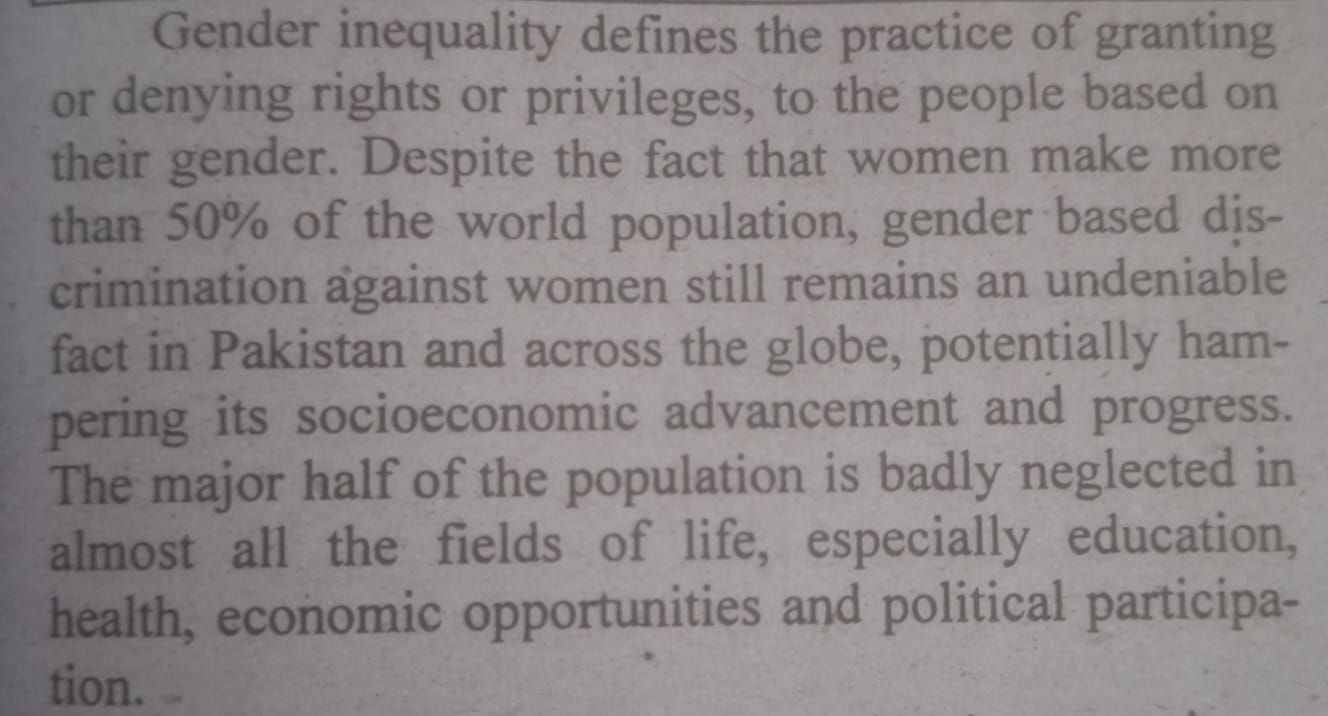
#> input picture documents/printed.jpg, 1328 x 716 px
$ python -i ocr.py   (imports and definitions only)
#> lines starting #> are read from the running program, lines starting #| are printed output that depends on the picture; after the words box and inside, x2 and y2 are one past the last pixel; in counts of white or black regions, pixels touching at a corner belong together
import pytesseract
import cv2


def extract_text(image_path):

#> called with image_path = 'documents/printed.jpg'
    img = cv2.imread(image_path)
#> img is the input picture: shape (716, 1328, 3); mean B, G, R 135.3, 135.3, 140.5

    if img is None:
        raise ValueError(f"Could not read image: {image_path}")

    # Upscale
    img = cv2.resize(
        img,
        None,
        fx=2,
        fy=2,
        interpolation=cv2.INTER_CUBIC
    )
#> img: shape (1432, 2656, 3)

    gray = cv2.cvtColor(
        img,
        cv2.COLOR_BGR2GRAY
    )

    # Mild denoising
    gray = cv2.GaussianBlur(
        gray,
        (3, 3),
        0
    )

    # Adaptive threshold
    processed = cv2.adaptiveThreshold(
        gray,
        255,
        cv2.ADAPTIVE_THRESH_GAUSSIAN_C,
        cv2.THRESH_BINARY,
        31,
        11
    )
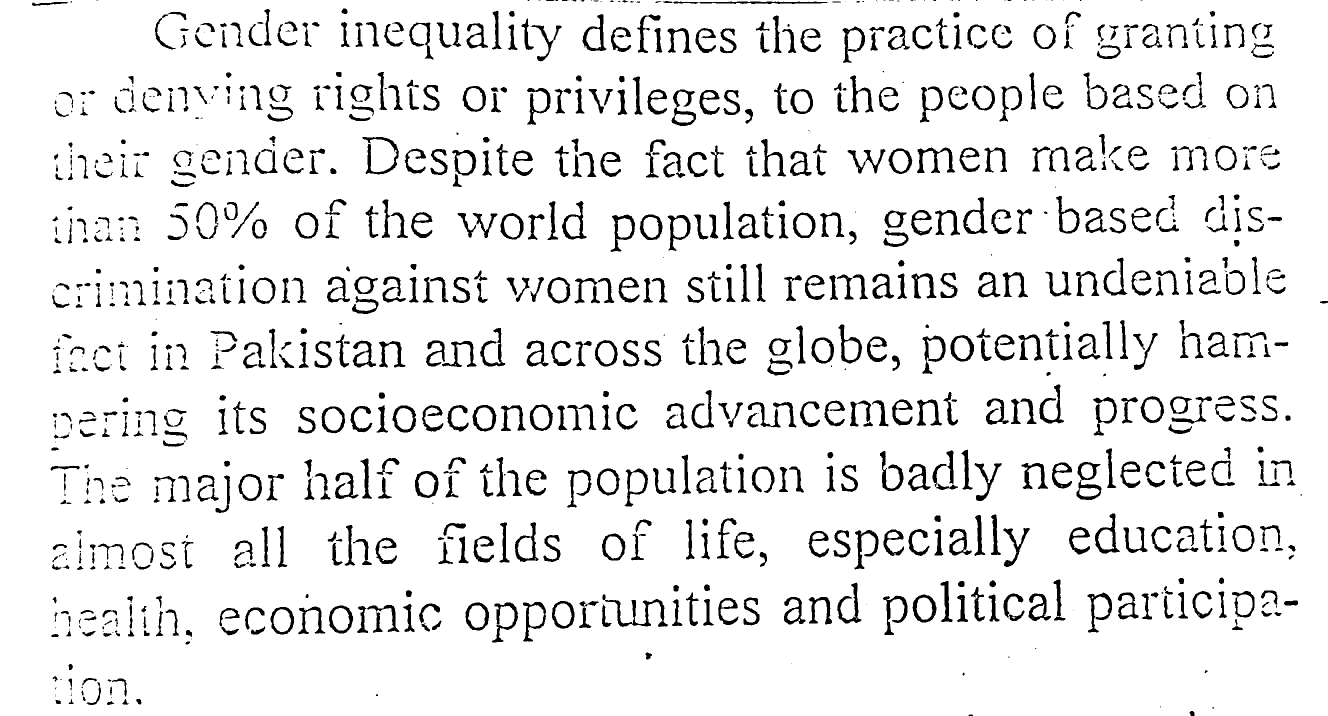
#> processed: shape (1432, 2656) (shown at 1/2 size); 91.7% white; 1064 black regions (190 under 20 px), largest, box (x1, y1, x2, y2) and area: (1205, 1189, 1336, 1254) 1760, (2153, 924, 2203, 1000) 1351, (1834, 295, 1910, 347) 1319

#> (the run stopped early here; a loop or call above may not have finished)
